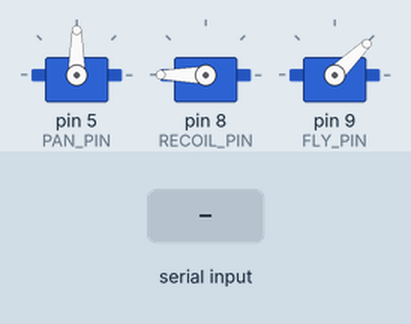
A sketch run on a simulated Arduino Uno, built with avr-gcc and run on an emulated ATmega328P. Parts: 3 × servo. The inputs (shaded band) are chosen by the test bench. What the sketch prints to the serial monitor is not drawn.

Above: at 4.3 s.
4.4 s: "fire\n" received over Serial
At 6.1 s:
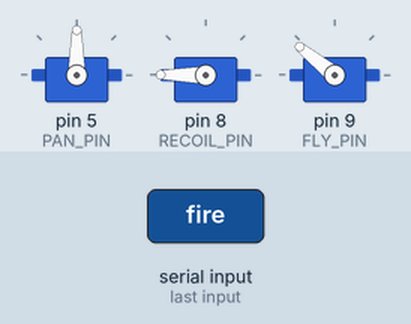
6.6 s: "30,150\n" received over Serial
At 8.3 s:
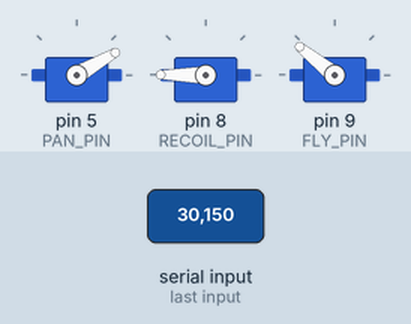
8.9 s: "f\n" received over Serial
At 9.45 s:
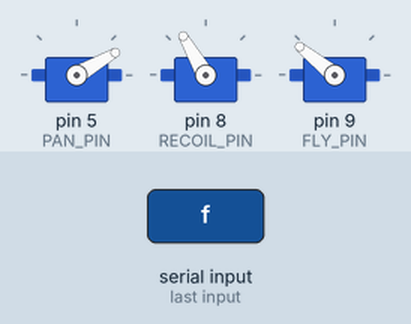
11.1 s: "5\n" received over Serial
At 11.9 s:
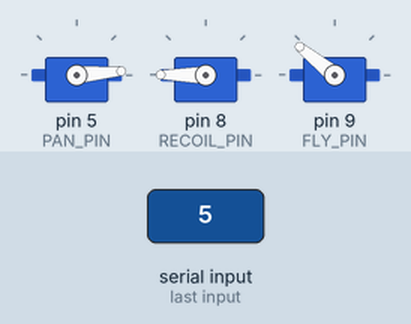
12.9 s: "fire\n" received over Serial
At 13.45 s:
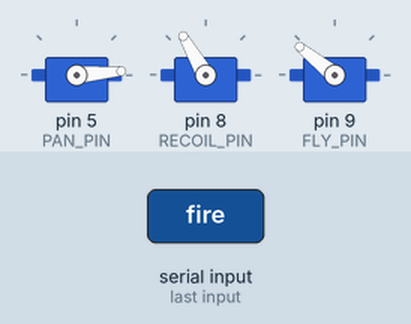
Timing chart, 0 to 15.9 s (numbered marks = the images above; inputs shaded):
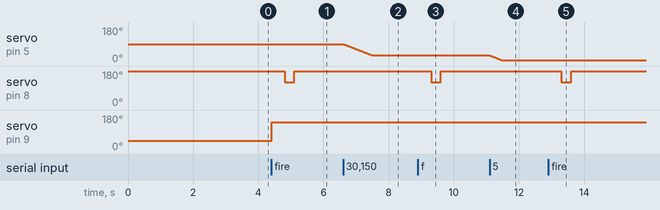

Measured:
- after the input at 4.4 s, servo on pin 8 (RECOIL_PIN): 180° → 120° after 0.41 s, → 180° 0.30 s later; servo on pin 9 (FLY_PIN): 44° → 141° at once
- after the input at 6.6 s, servo on pin 5 (PAN_PIN): moves from 90° to 30° over 0.89 s, starting at once
- after the input at 8.9 s, servo on pin 8 (RECOIL_PIN): 180° → 120° after 0.40 s, → 180° 0.30 s later
- after the input at 11.1 s, servo on pin 5 (PAN_PIN): moves from 30° to 5° over 0.36 s, starting at once
- after the input at 12.9 s, servo on pin 8 (RECOIL_PIN): 180° → 120° after 0.41 s, → 180° 0.30 s later

The sketch:

turret_controller.ino
```cpp
#include <Servo.h>

Servo pan;
Servo recoil_servo;
Servo flyWheels;

// ====== PAN ======
const int PAN_PIN = 5;
const int MIN_ANGLE = 0;
const int MAX_ANGLE = 180;

const int STEP_DELAY = 15;
const int STEP_SIZE = 1;

int currentAngle = 90;
int targetAngle = 90;
bool isMoving = false;

unsigned long previousMillis = 0;

// ====== ВЫСТРЕЛ ======
const int RECOIL_PIN = 8;
const int FLY_PIN = 9;

const int recoil_rest = 180;
const int recoil_pushed = 120;

// ✅ ИСПРАВЛЕНО (нормальный ESC диапазон)
const int flyWheel_speed = 2000;
const int flyWheel_stop  = 1000;

unsigned long lastShotTime = 0;
const int shotDelay = 1000;

// =======================

void setup() {
  Serial.begin(9600);

  pan.attach(PAN_PIN);
  recoil_servo.attach(RECOIL_PIN);
  flyWheels.attach(FLY_PIN);

  pan.write(currentAngle);

  recoil_servo.write(recoil_rest);

  // 🔥 важно: правильный старт ESC
  flyWheels.writeMicroseconds(flyWheel_stop);
  delay(3000); // дать ESC инициализироваться

  targetAngle = currentAngle;

  Serial.println("=================================");
  Serial.println("    УПРАВЛЕНИЕ СИСТЕМОЙ");
  Serial.println("=================================");
  Serial.println("0-180 - поворот");
  Serial.println("f / fire - выстрел");
  Serial.println("=================================");
}

void loop() {

  // ===== SERIAL =====
  if (Serial.available() > 0) {
    String input = Serial.readStringUntil('\n');
    input.trim();

    if (input.length() > 0) {
      processCommand(input);
    }
  }

  // ===== PAN =====
  updateServoPosition();
}

// =======================
// КОМАНДЫ
// =======================
void processCommand(String input) {

  if (input.equalsIgnoreCase("fire") || input.equalsIgnoreCase("f")) {
    Serial.println("🔫 FIRE!");
    shoot();
    return;
  }

  int angle = input.toInt();

  if (angle >= MIN_ANGLE && angle <= MAX_ANGLE) {
    setTargetAngle(angle);
  } else {
    Serial.println("Введите 0-180 или fire");
  }
}

// =======================
// PAN
// =======================
void setTargetAngle(int angle) {
  targetAngle = angle;
  isMoving = true;
}

void updateServoPosition() {

  if (!isMoving || currentAngle == targetAngle) {
    isMoving = false;
    return;
  }

  unsigned long now = millis();

  if (now - previousMillis >= STEP_DELAY) {
    previousMillis = now;

    if (currentAngle < targetAngle)
      currentAngle = min(currentAngle + STEP_SIZE, targetAngle);
    else
      currentAngle = max(currentAngle - STEP_SIZE, targetAngle);

    pan.write(currentAngle);
  }
}

// =======================
// ВЫСТРЕЛ
// =======================
void shoot() {

  // unsigned long now = millis();

  // if (now - lastShotTime < shotDelay) {
  //   Serial.println("⏳ Перезарядка...");
  //   return;
  // }

  // разгон маховиков
  flyWheels.writeMicroseconds(flyWheel_speed);
  delay(400); // время раскрутки

  // выстрел
  recoil_servo.write(recoil_pushed);
  delay(300);
  recoil_servo.write(recoil_rest);

  // lastShotTime = now;
}
```
